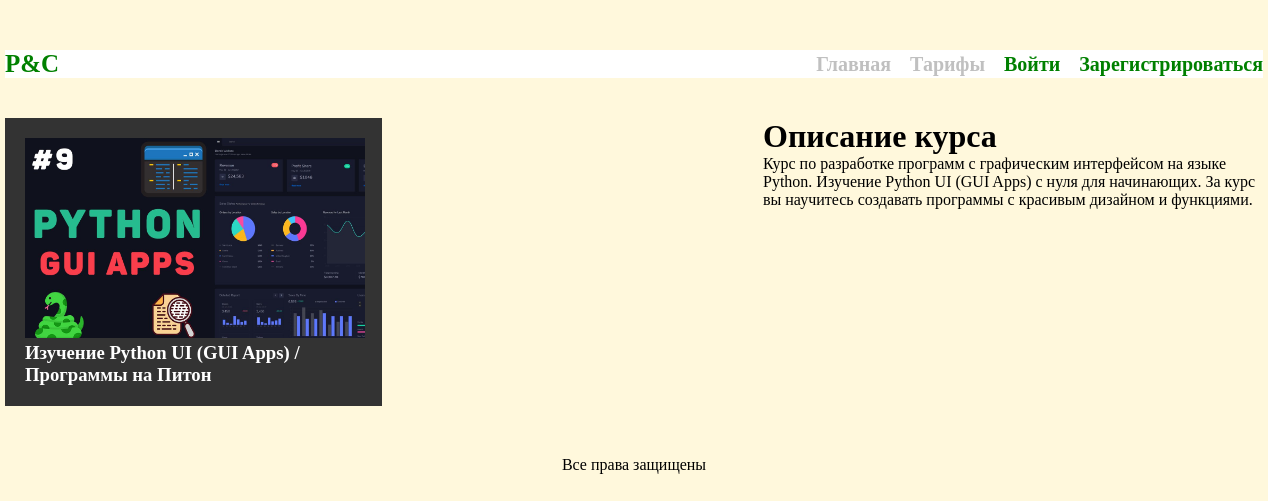
The app's page /course/Python_UI/ with its own data.
### courses/models.py (models this page shows, shortened)
class Course(models.Model):
    slug = models.SlugField("Уникальное название курса",unique=True)
    title = models.CharField("Название курса",max_length=100)
    desc = models.TextField("Описание курса")
    image = models.ImageField("Изображение",default="default.jpg", upload_to="courses_images")
    def __str__(self):
        return self.title

### courses/views.py (the view)
# urls.py: path('course/<slug>/', views.CoursePage.as_view(), name='course-page'),
class CoursePage(DetailView):
    model = Course
    template_name = 'courses/course_detail.html'
    def get_context_data(self, **kwargs):
        ctx = super(CoursePage, self).get_context_data(**kwargs)
        course = Course.objects.filter(slug=self.kwargs['slug']).first()
        ctx['title'] = course
        ctx['lessons'] = Lesson.objects.filter(course=course).order_by('number')
        return ctx

### templates/courses/course_detail.html (shortened to what this page needs)
{% extends 'layout.html' %}
{% block main %}
<div class="courses container">
            <div class="course">
                {% if object.image%}
                <img src="{{ object.image.url}}" alt="{{object.title}}">
                {% else%}
                <img src="/pictures/default.jpg" alt="{{object.title}}">
                {% endif%}
                <h3>{{object.title}}</h3>
            </div>
            <div class="aside">
                <h1>Описание курса</h1>
                <p>{{ object.desc}}</p>
            </div>
</div>
{% endblock%}

### static/css/style.css (style rules this page uses)
* { margin: 0; padding: 0; }
body { background-color: cornsilk; font-weight: 300; }
.container { width: 1258px; margin: 0 auto; }
.courses { display: flex; justify-content: space-between; margin-top: 40px; }
.courses .course { background: #333333; padding: 20px; box-sizing: border-box; width: 30%; color: #fff; }
.aside { width: 500px; }
.courses .course img { width: 340px; height: 200px; }

### records on screen
Course: image (placeholder picture), title "Изучение Python UI (GUI Apps) / Программы на Питон", desc "Курс по разработке программ с графическим интерфейсом на языке Python. Изучение Python UI (GUI Apps) с нуля для начинающих. За курс вы научитесь создавать программы с красивым дизайном и функциями."
